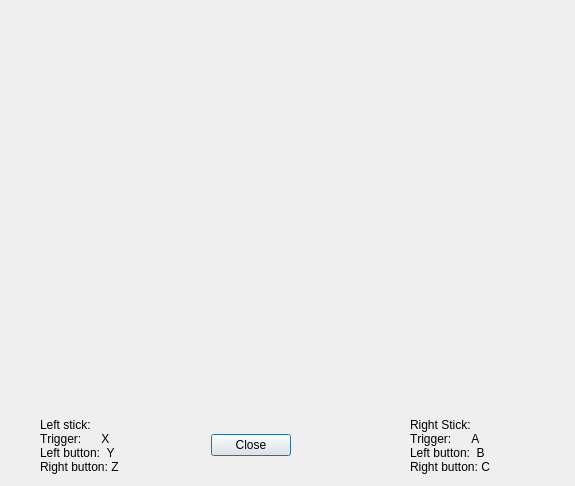
<?xml version="1.0" encoding="UTF-8"?>
<ui version="4.0">
 <class>UIDoubleMissionStickSetting</class>
 <widget class="QDialog" name="UIDoubleMissionStickSetting">
  <property name="geometry">
   <rect>
    <x>0</x>
    <y>0</y>
    <width>575</width>
    <height>486</height>
   </rect>
  </property>
  <property name="focusPolicy">
   <enum>Qt::StrongFocus</enum>
  </property>
  <property name="windowTitle">
   <string>Double Mission Stick Configuration</string>
  </property>
  <widget class="QLabel" name="label">
   <property name="geometry">
    <rect>
     <x>0</x>
     <y>0</y>
     <width>573</width>
     <height>405</height>
    </rect>
   </property>
   <property name="pixmap">
    <pixmap resource="../resources/resources.qrc">:/actions/doublemissionstick.png</pixmap>
   </property>
   <property name="scaledContents">
    <bool>true</bool>
   </property>
   <property name="alignment">
    <set>Qt::AlignCenter</set>
   </property>
  </widget>
  <widget class="QToolButton" name="tbX">
   <property name="geometry">
    <rect>
     <x>240</x>
     <y>160</y>
     <width>21</width>
     <height>31</height>
    </rect>
   </property>
   <property name="focusPolicy">
    <enum>Qt::NoFocus</enum>
   </property>
   <property name="toolTip">
    <string>X</string>
   </property>
   <property name="styleSheet">
    <string notr="true">QPushButton:hover,QToolButton:hover {
  background-color: rgba(117, 190, 218, 0.5); 
}
</string>
   </property>
   <property name="checkable">
    <bool>true</bool>
   </property>
   <property name="autoRaise">
    <bool>true</bool>
   </property>
  </widget>
  <widget class="QToolButton" name="tbY">
   <property name="geometry">
    <rect>
     <x>270</x>
     <y>160</y>
     <width>21</width>
     <height>31</height>
    </rect>
   </property>
   <property name="focusPolicy">
    <enum>Qt::NoFocus</enum>
   </property>
   <property name="toolTip">
    <string>Y</string>
   </property>
   <property name="styleSheet">
    <string notr="true">QPushButton:hover,QToolButton:hover {
  background-color: rgba(117, 190, 218, 0.5); 
}
</string>
   </property>
   <property name="checkable">
    <bool>true</bool>
   </property>
   <property name="autoRaise">
    <bool>true</bool>
   </property>
  </widget>
  <widget class="QToolButton" name="tbZ">
   <property name="geometry">
    <rect>
     <x>310</x>
     <y>160</y>
     <width>21</width>
     <height>31</height>
    </rect>
   </property>
   <property name="focusPolicy">
    <enum>Qt::NoFocus</enum>
   </property>
   <property name="toolTip">
    <string>Z</string>
   </property>
   <property name="styleSheet">
    <string notr="true">QPushButton:hover,QToolButton:hover {
  background-color: rgba(117, 190, 218, 0.5); 
}
</string>
   </property>
   <property name="checkable">
    <bool>true</bool>
   </property>
   <property name="autoRaise">
    <bool>true</bool>
   </property>
  </widget>
  <widget class="QToolButton" name="tbC">
   <property name="geometry">
    <rect>
     <x>310</x>
     <y>190</y>
     <width>21</width>
     <height>31</height>
    </rect>
   </property>
   <property name="focusPolicy">
    <enum>Qt::NoFocus</enum>
   </property>
   <property name="toolTip">
    <string>C</string>
   </property>
   <property name="styleSheet">
    <string notr="true">QPushButton:hover,QToolButton:hover {
  background-color: rgba(117, 190, 218, 0.5); 
}
</string>
   </property>
   <property name="checkable">
    <bool>true</bool>
   </property>
   <property name="autoRaise">
    <bool>true</bool>
   </property>
  </widget>
  <widget class="QToolButton" name="tbB">
   <property name="geometry">
    <rect>
     <x>270</x>
     <y>190</y>
     <width>21</width>
     <height>31</height>
    </rect>
   </property>
   <property name="focusPolicy">
    <enum>Qt::NoFocus</enum>
   </property>
   <property name="toolTip">
    <string>B</string>
   </property>
   <property name="styleSheet">
    <string notr="true">QPushButton:hover,QToolButton:hover {
  background-color: rgba(117, 190, 218, 0.5); 
}
</string>
   </property>
   <property name="checkable">
    <bool>true</bool>
   </property>
   <property name="autoRaise">
    <bool>true</bool>
   </property>
  </widget>
  <widget class="QToolButton" name="tbA">
   <property name="geometry">
    <rect>
     <x>240</x>
     <y>190</y>
     <width>21</width>
     <height>31</height>
    </rect>
   </property>
   <property name="focusPolicy">
    <enum>Qt::NoFocus</enum>
   </property>
   <property name="toolTip">
    <string>A</string>
   </property>
   <property name="styleSheet">
    <string notr="true">QPushButton:hover,QToolButton:hover {
  background-color: rgba(117, 190, 218, 0.5); 
}
</string>
   </property>
   <property name="checkable">
    <bool>true</bool>
   </property>
   <property name="autoRaise">
    <bool>true</bool>
   </property>
  </widget>
  <widget class="QToolButton" name="tbStart">
   <property name="geometry">
    <rect>
     <x>270</x>
     <y>110</y>
     <width>31</width>
     <height>30</height>
    </rect>
   </property>
   <property name="focusPolicy">
    <enum>Qt::NoFocus</enum>
   </property>
   <property name="toolTip">
    <string>Start</string>
   </property>
   <property name="styleSheet">
    <string notr="true">QPushButton:hover,QToolButton:hover {
  background-color: rgba(117, 190, 218, 0.5); 
}
</string>
   </property>
   <property name="checkable">
    <bool>true</bool>
   </property>
   <property name="autoRaise">
    <bool>true</bool>
   </property>
  </widget>
  <widget class="QToolButton" name="tbRightTrigger">
   <property name="geometry">
    <rect>
     <x>340</x>
     <y>190</y>
     <width>41</width>
     <height>51</height>
    </rect>
   </property>
   <property name="focusPolicy">
    <enum>Qt::NoFocus</enum>
   </property>
   <property name="toolTip">
    <string>Right trigger</string>
   </property>
   <property name="styleSheet">
    <string notr="true">QPushButton:hover,QToolButton:hover {
  background-color: rgba(117, 190, 218, 0.5); 
}
</string>
   </property>
   <property name="checkable">
    <bool>true</bool>
   </property>
   <property name="autoRaise">
    <bool>true</bool>
   </property>
  </widget>
  <widget class="QToolButton" name="tbLeftTrigger">
   <property name="geometry">
    <rect>
     <x>190</x>
     <y>190</y>
     <width>41</width>
     <height>51</height>
    </rect>
   </property>
   <property name="focusPolicy">
    <enum>Qt::NoFocus</enum>
   </property>
   <property name="toolTip">
    <string>Left trigger</string>
   </property>
   <property name="styleSheet">
    <string notr="true">QPushButton:hover,QToolButton:hover {
  background-color: rgba(117, 190, 218, 0.5); 
}
</string>
   </property>
   <property name="checkable">
    <bool>true</bool>
   </property>
   <property name="autoRaise">
    <bool>true</bool>
   </property>
  </widget>
  <widget class="QLabel" name="lInfos">
   <property name="geometry">
    <rect>
     <x>10</x>
     <y>440</y>
     <width>191</width>
     <height>41</height>
    </rect>
   </property>
   <property name="alignment">
    <set>Qt::AlignCenter</set>
   </property>
  </widget>
  <widget class="QDialogButtonBox" name="padButtons">
   <property name="geometry">
    <rect>
     <x>210</x>
     <y>430</y>
     <width>81</width>
     <height>30</height>
    </rect>
   </property>
   <property name="standardButtons">
    <set>QDialogButtonBox::Close</set>
   </property>
  </widget>
  <widget class="QToolButton" name="tbAxis1Left">
   <property name="geometry">
    <rect>
     <x>430</x>
     <y>210</y>
     <width>30</width>
     <height>31</height>
    </rect>
   </property>
   <property name="focusPolicy">
    <enum>Qt::NoFocus</enum>
   </property>
   <property name="toolTip">
    <string>Stick Left</string>
   </property>
   <property name="styleSheet">
    <string notr="true">QPushButton:hover,QToolButton:hover {
  background-color: rgba(117, 190, 218, 0.5); 
}
</string>
   </property>
   <property name="checkable">
    <bool>true</bool>
   </property>
   <property name="autoRaise">
    <bool>true</bool>
   </property>
  </widget>
  <widget class="QToolButton" name="tbAxis2Down">
   <property name="geometry">
    <rect>
     <x>470</x>
     <y>230</y>
     <width>31</width>
     <height>30</height>
    </rect>
   </property>
   <property name="focusPolicy">
    <enum>Qt::NoFocus</enum>
   </property>
   <property name="toolTip">
    <string>Stick Down</string>
   </property>
   <property name="styleSheet">
    <string notr="true">QPushButton:hover,QToolButton:hover {
  background-color: rgba(117, 190, 218, 0.5);
}
</string>
   </property>
   <property name="checkable">
    <bool>true</bool>
   </property>
   <property name="autoRaise">
    <bool>true</bool>
   </property>
  </widget>
  <widget class="QToolButton" name="tbAxis3Down">
   <property name="geometry">
    <rect>
     <x>510</x>
     <y>110</y>
     <width>31</width>
     <height>30</height>
    </rect>
   </property>
   <property name="focusPolicy">
    <enum>Qt::NoFocus</enum>
   </property>
   <property name="toolTip">
    <string>Throttle Down</string>
   </property>
   <property name="styleSheet">
    <string notr="true">QPushButton:hover,QToolButton:hover {
  background-color: rgba(117, 190, 218, 0.5); 
}
</string>
   </property>
   <property name="checkable">
    <bool>true</bool>
   </property>
   <property name="autoRaise">
    <bool>true</bool>
   </property>
  </widget>
  <widget class="QLabel" name="label_2">
   <property name="geometry">
    <rect>
     <x>40</x>
     <y>410</y>
     <width>141</width>
     <height>71</height>
    </rect>
   </property>
   <property name="font">
    <font>
     <kerning>false</kerning>
    </font>
   </property>
   <property name="text">
    <string>Left stick:
Trigger:      X
Left button:  Y
Right button: Z</string>
   </property>
  </widget>
  <widget class="QLabel" name="label_3">
   <property name="geometry">
    <rect>
     <x>410</x>
     <y>410</y>
     <width>171</width>
     <height>71</height>
    </rect>
   </property>
   <property name="font">
    <font>
     <kerning>false</kerning>
    </font>
   </property>
   <property name="text">
    <string>Right Stick:
Trigger:      A
Left button:  B
Right button: C</string>
   </property>
  </widget>
  <widget class="QToolButton" name="tbAxis5Left">
   <property name="geometry">
    <rect>
     <x>40</x>
     <y>190</y>
     <width>31</width>
     <height>30</height>
    </rect>
   </property>
   <property name="focusPolicy">
    <enum>Qt::NoFocus</enum>
   </property>
   <property name="toolTip">
    <string>Left Stick X Left</string>
   </property>
   <property name="styleSheet">
    <string notr="true">QPushButton:hover,QToolButton:hover {
  background-color: rgba(117, 190, 218, 0.5);
}
</string>
   </property>
   <property name="checkable">
    <bool>true</bool>
   </property>
   <property name="autoRaise">
    <bool>true</bool>
   </property>
  </widget>
  <widget class="QToolButton" name="tbAxis6Down">
   <property name="geometry">
    <rect>
     <x>60</x>
     <y>230</y>
     <width>31</width>
     <height>30</height>
    </rect>
   </property>
   <property name="focusPolicy">
    <enum>Qt::NoFocus</enum>
   </property>
   <property name="toolTip">
    <string>Left Stick Y Down</string>
   </property>
   <property name="styleSheet">
    <string notr="true">QPushButton:hover,QToolButton:hover {
  background-color: rgba(117, 190, 218, 0.5);
}
</string>
   </property>
   <property name="checkable">
    <bool>true</bool>
   </property>
   <property name="autoRaise">
    <bool>true</bool>
   </property>
  </widget>
  <widget class="QToolButton" name="tbAxis7Down">
   <property name="geometry">
    <rect>
     <x>20</x>
     <y>110</y>
     <width>31</width>
     <height>30</height>
    </rect>
   </property>
   <property name="focusPolicy">
    <enum>Qt::NoFocus</enum>
   </property>
   <property name="toolTip">
    <string>Left Stick Throttle Down</string>
   </property>
   <property name="styleSheet">
    <string notr="true">QPushButton:hover,QToolButton:hover {
  background-color: rgba(117, 190, 218, 0.5); 
}
</string>
   </property>
   <property name="checkable">
    <bool>true</bool>
   </property>
   <property name="autoRaise">
    <bool>true</bool>
   </property>
  </widget>
 </widget>
 <resources>
  <include location="../resources/resources.qrc"/>
 </resources>
 <connections>
  <connection>
   <sender>padButtons</sender>
   <signal>rejected()</signal>
   <receiver>UIDoubleMissionStickSetting</receiver>
   <slot>reject()</slot>
   <hints>
    <hint type="sourcelabel">
     <x>20</x>
     <y>20</y>
    </hint>
    <hint type="destinationlabel">
     <x>20</x>
     <y>20</y>
    </hint>
   </hints>
  </connection>
 </connections>
</ui>
